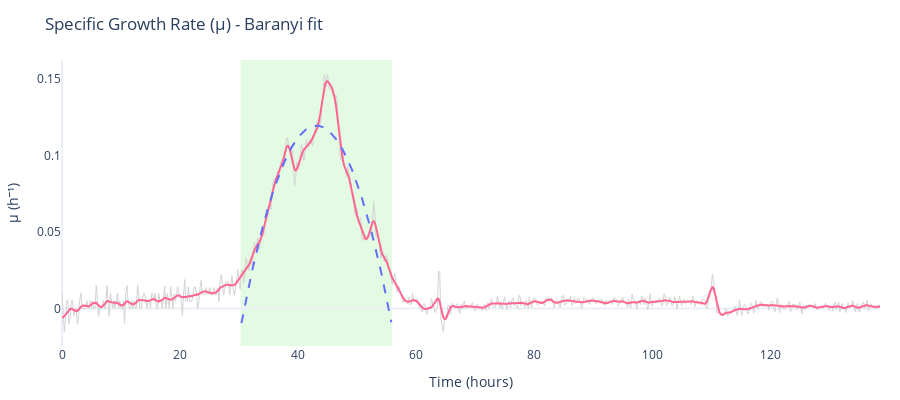
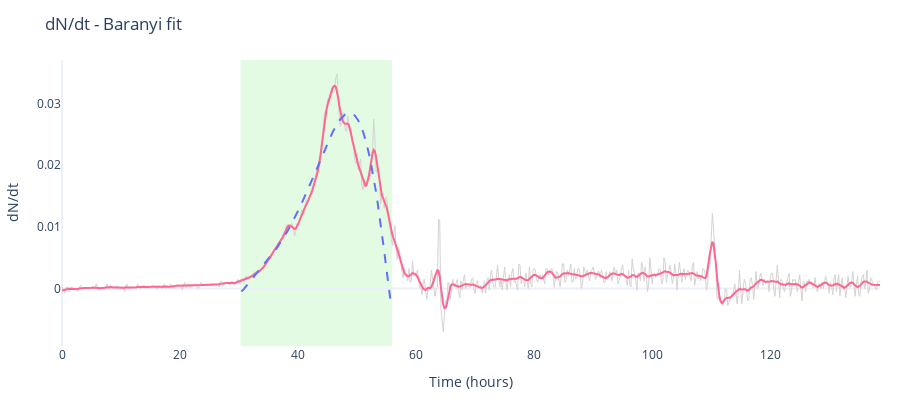

The notebook cell saved with these charts, in order:
### Code cell
# Plot specific growth rate (μ) with sliding window fit
# Reuse the window_fit from earlier in the tutorial
baranyi_fit = gc.non_parametric.fit_non_parametric(
    time, data, umax_method="spline",
)
baranyi_stats = gc.utils.extract_stats_from_fit(baranyi_fit, time, data)

fig_mu = gc.plot.plot_derivative_metric(
    time,
    data,
    metric="mu",
    fit_result=baranyi_fit,
    phase_boundaries=(
        baranyi_stats["exp_phase_start"],
        baranyi_stats["exp_phase_end"],
    ),
    title="Specific Growth Rate (μ) - Baranyi fit",
)

fig_mu.show()

fig_dndt = gc.plot.plot_derivative_metric(
    time,
    data,
    metric="dndt",
    fit_result=baranyi_fit,
    phase_boundaries=(
        baranyi_stats["exp_phase_start"],
        baranyi_stats["exp_phase_end"],
    ),
    title="dN/dt - Baranyi fit",
)

fig_dndt.show()

### Figure 1 — Plotly figure (JSON) as saved in the notebook; plotly's stock layout.template omitted (floating-point values rounded to 4 significant figures; data arrays with more than 128 entries replaced by an {"elided": "..."} marker saying what was removed)
{"data": [{"hovertemplate": "Time=%{x:.2f}<br>μ (raw)=%{y:.4f}<extra></extra>", "line": {"color": "lightgrey", "width": 1}, "mode": "lines", "name": "Raw", "showlegend": false, "type": "scatter", "x": {"elided": "694 float values"}, "y": {"elided": "694 float values"}}, {"hovertemplate": "Time=%{x:.2f}<br>μ (smoothed)=%{y:.4f}<extra></extra>", "line": {"color": "#FF6692", "width": 2}, "mode": "lines", "name": "Smoothed", "showlegend": false, "type": "scatter", "x": {"elided": "694 float values"}, "y": {"elided": "694 float values"}}, {"hovertemplate": "Time=%{x:.2f}<br>μ (fitted)=%{y:.4f}<extra></extra>", "line": {"color": "#636EFA", "dash": "dash", "width": 2}, "mode": "lines", "name": "Fitted", "showlegend": false, "type": "scatter", "x": [30.4, 30.6, 30.8, 31.0, 31.2, 31.4, 31.6, 31.8, 32.0, 32.2, 32.4, 32.6, 32.8, 33.0, 33.2, 33.4, 33.6, 33.8, 34.0, 34.2, 34.4, 34.6, 34.8, 35.0, 35.2, 35.4, 35.6, 35.8, 36.0, 36.2, 36.4, 36.6, 36.8, 37.0, 37.2, 37.4, 37.6, 37.8, 38.0, 38.2, 38.4, 38.6, 38.8, 39.0, 39.2, 39.4, 39.6, 39.8, 40.0, 40.2, 40.4, 40.6, 40.8, 41.0, 41.2, 41.4, 41.6, 41.8, 42.0, 42.2, 42.4, 42.6, 42.8, 43.0, 43.2, 43.4, 43.6, 43.8, 44.0, 44.2, 44.4, 44.6, 44.8, 45.0, 45.2, 45.4, 45.6, 45.8, 46.0, 46.2, 46.4, 46.6, 46.8, 47.0, 47.2, 47.4, 47.6, 47.8, 48.0, 48.2, 48.4, 48.6, 48.8, 49.0, 49.2, 49.4, 49.6, 49.8, 50.0, 50.2, 50.4, 50.6, 50.8, 51.0, 51.2, 51.4, 51.6, 51.8, 52.0, 52.2, 52.4, 52.6, 52.8, 53.0, 53.2, 53.4, 53.6, 53.8, 54.0, 54.2, 54.4, 54.6, 54.8, 55.0, 55.2, 55.4, 55.6, 55.8], "y": [-0.009652, -0.005621, -0.001654, 0.002249, 0.006088, 0.009863, 0.01357, 0.01722, 0.02081, 0.02433, 0.02778, 0.03117, 0.0345, 0.03777, 0.04097, 0.0441, 0.04717, 0.05018, 0.05313, 0.05601, 0.05882, 0.06158, 0.06427, 0.06689, 0.06945, 0.07195, 0.07438, 0.07675, 0.07906, 0.0813, 0.08348, 0.08559, 0.08764, 0.08963, 0.09155, 0.09341, 0.0952, 0.09693, 0.0986, 0.1002, 0.1017, 0.1032, 0.1046, 0.106, 0.1073, 0.1085, 0.1096, 0.1107, 0.1117, 0.1127, 0.1136, 0.1144, 0.1152, 0.1159, 0.1166, 0.1172, 0.1177, 0.1181, 0.1185, 0.1188, 0.1191, 0.1193, 0.1194, 0.1195, 0.1195, 0.1194, 0.1193, 0.1191, 0.1189, 0.1186, 0.1182, 0.1177, 0.1172, 0.1167, 0.116, 0.1153, 0.1146, 0.1137, 0.1129, 0.1119, 0.1109, 0.1098, 0.1087, 0.1075, 0.1062, 0.1048, 0.1034, 0.102, 0.1004, 0.09886, 0.0972, 0.09548, 0.09369, 0.09185, 0.08993, 0.08796, 0.08592, 0.08381, 0.08165, 0.07941, 0.07712, 0.07476, 0.07234, 0.06985, 0.0673, 0.06468, 0.062, 0.05926, 0.05645, 0.05358, 0.05065, 0.04765, 0.04459, 0.04146, 0.03827, 0.03502, 0.0317, 0.02832, 0.02487, 0.02136, 0.01779, 0.01415, 0.01045, 0.006685, 0.002856, -0.001037, -0.004994, -0.009015]}], "layout": {"height": 400, "margin": {"b": 40, "l": 40, "r": 20, "t": 60}, "paper_bgcolor": "white", "plot_bgcolor": "white", "shapes": [{"fillcolor": "lightgreen", "layer": "below", "line": {"width": 0}, "opacity": 0.25, "type": "rect", "x0": 30.26, "x1": 55.95, "xref": "x", "y0": 0, "y1": 1, "yref": "y domain"}], "showlegend": false, "title": {"text": "Specific Growth Rate (μ) - Baranyi fit"}, "xaxis": {"range": [0, 138.6], "showgrid": false, "title": {"text": "Time (hours)"}}, "yaxis": {"showgrid": false, "title": {"text": "μ (h⁻¹)"}}}}

### Figure 2 — Plotly figure (JSON) as saved in the notebook; plotly's stock layout.template omitted (floating-point values rounded to 4 significant figures; data arrays with more than 128 entries replaced by an {"elided": "..."} marker saying what was removed)
{"data": [{"hovertemplate": "Time=%{x:.2f}<br>dN/dt (raw)=%{y:.4f}<extra></extra>", "line": {"color": "lightgrey", "width": 1}, "mode": "lines", "name": "Raw", "showlegend": false, "type": "scatter", "x": {"elided": "694 float values"}, "y": {"elided": "694 float values"}}, {"hovertemplate": "Time=%{x:.2f}<br>dN/dt (smoothed)=%{y:.4f}<extra></extra>", "line": {"color": "#FF6692", "width": 2}, "mode": "lines", "name": "Smoothed", "showlegend": false, "type": "scatter", "x": {"elided": "694 float values"}, "y": {"elided": "694 float values"}}, {"hovertemplate": "Time=%{x:.2f}<br>dN/dt (fitted)=%{y:.4f}<extra></extra>", "line": {"color": "#636EFA", "dash": "dash", "width": 2}, "mode": "lines", "name": "Fitted", "showlegend": false, "type": "scatter", "x": [30.4, 30.6, 30.8, 31.0, 31.2, 31.4, 31.6, 31.8, 32.0, 32.2, 32.4, 32.6, 32.8, 33.0, 33.2, 33.4, 33.6, 33.8, 34.0, 34.2, 34.4, 34.6, 34.8, 35.0, 35.2, 35.4, 35.6, 35.8, 36.0, 36.2, 36.4, 36.6, 36.8, 37.0, 37.2, 37.4, 37.6, 37.8, 38.0, 38.2, 38.4, 38.6, 38.8, 39.0, 39.2, 39.4, 39.6, 39.8, 40.0, 40.2, 40.4, 40.6, 40.8, 41.0, 41.2, 41.4, 41.6, 41.8, 42.0, 42.2, 42.4, 42.6, 42.8, 43.0, 43.2, 43.4, 43.6, 43.8, 44.0, 44.2, 44.4, 44.6, 44.8, 45.0, 45.2, 45.4, 45.6, 45.8, 46.0, 46.2, 46.4, 46.6, 46.8, 47.0, 47.2, 47.4, 47.6, 47.8, 48.0, 48.2, 48.4, 48.6, 48.8, 49.0, 49.2, 49.4, 49.6, 49.8, 50.0, 50.2, 50.4, 50.6, 50.8, 51.0, 51.2, 51.4, 51.6, 51.8, 52.0, 52.2, 52.4, 52.6, 52.8, 53.0, 53.2, 53.4, 53.6, 53.8, 54.0, 54.2, 54.4, 54.6, 54.8, 55.0, 55.2, 55.4, 55.6, 55.8], "y": [-0.0004669, -0.0003445, -0.0001018, 0.0001368, 0.0003718, 0.0006037, 0.000833, 0.00106, 0.001286, 0.00151, 0.001734, 0.001957, 0.002181, 0.002404, 0.002629, 0.002854, 0.003081, 0.00331, 0.00354, 0.003773, 0.004009, 0.004247, 0.004489, 0.004734, 0.004983, 0.005235, 0.005492, 0.005753, 0.006019, 0.00629, 0.006566, 0.006847, 0.007133, 0.007425, 0.007723, 0.008027, 0.008337, 0.008653, 0.008976, 0.009305, 0.00964, 0.009983, 0.01033, 0.01069, 0.01105, 0.01142, 0.0118, 0.01218, 0.01257, 0.01296, 0.01337, 0.01378, 0.01419, 0.01461, 0.01504, 0.01547, 0.01591, 0.01635, 0.0168, 0.01725, 0.0177, 0.01816, 0.01862, 0.01908, 0.01954, 0.02, 0.02046, 0.02092, 0.02138, 0.02184, 0.02229, 0.02274, 0.02318, 0.02361, 0.02404, 0.02445, 0.02485, 0.02524, 0.02562, 0.02598, 0.02632, 0.02665, 0.02695, 0.02724, 0.02749, 0.02773, 0.02793, 0.02811, 0.02825, 0.02836, 0.02844, 0.02848, 0.02848, 0.02844, 0.02836, 0.02823, 0.02806, 0.02784, 0.02758, 0.02726, 0.02689, 0.02646, 0.02598, 0.02545, 0.02486, 0.02421, 0.0235, 0.02274, 0.02191, 0.02103, 0.02008, 0.01908, 0.01802, 0.0169, 0.01572, 0.01449, 0.01321, 0.01187, 0.01048, 0.009042, 0.007558, 0.006031, 0.004463, 0.002859, 0.00122, -0.0004491, -0.002144, -0.002998]}], "layout": {"height": 400, "margin": {"b": 40, "l": 40, "r": 20, "t": 60}, "paper_bgcolor": "white", "plot_bgcolor": "white", "shapes": [{"fillcolor": "lightgreen", "layer": "below", "line": {"width": 0}, "opacity": 0.25, "type": "rect", "x0": 30.26, "x1": 55.95, "xref": "x", "y0": 0, "y1": 1, "yref": "y domain"}], "showlegend": false, "title": {"text": "dN/dt - Baranyi fit"}, "xaxis": {"range": [0, 138.6], "showgrid": false, "title": {"text": "Time (hours)"}}, "yaxis": {"showgrid": false, "title": {"text": "dN/dt"}}}}
